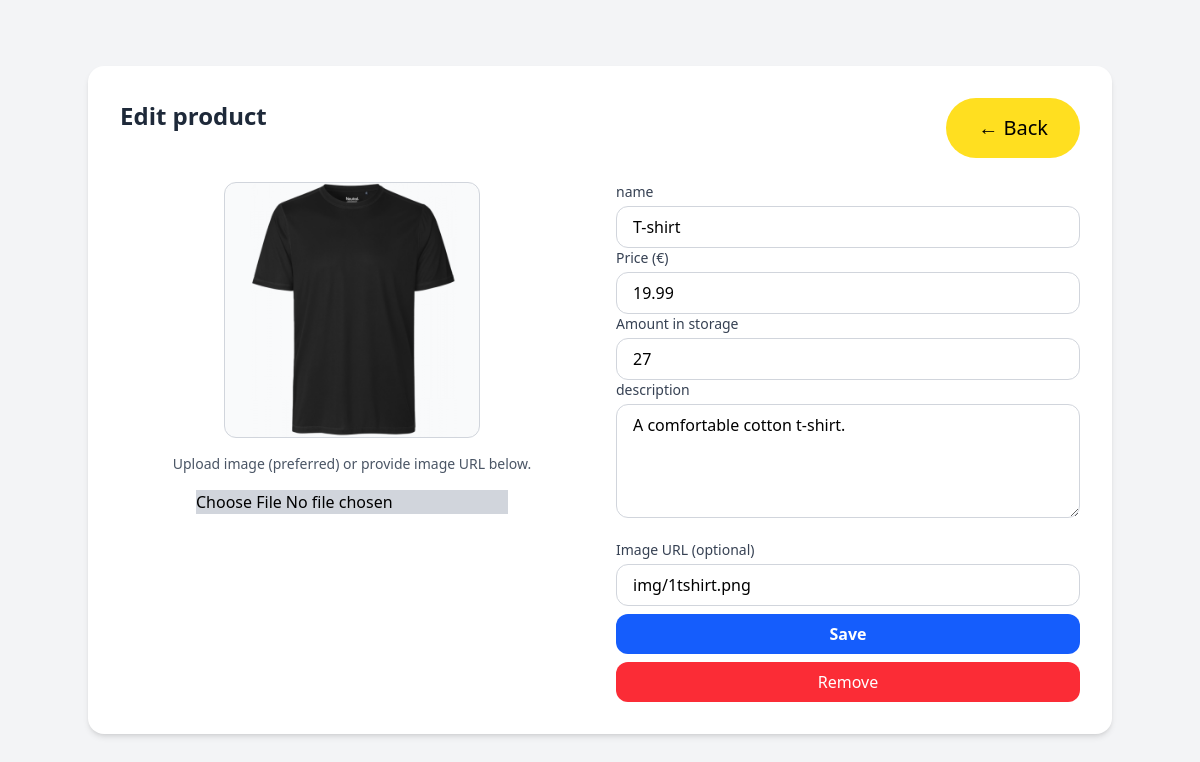
/editpage.php?id=1, run on the app's committed database.
### tables this page shows
CREATE TABLE `items` (
  `id` INT NOT NULL AUTO_INCREMENT PRIMARY KEY,
  `name` VARCHAR(255) NOT NULL,
  `price` DOUBLE NOT NULL,
  `description` TEXT,
  `image` VARCHAR(255),
  `quantity` INT NOT NULL DEFAULT 0
);

### includes/items.php (called while the page is built, shortened)
<?php
require_once "database/db.php";
function getItem($id)
{
    global $pdo;
    $stmt = $pdo->prepare("SELECT * FROM items WHERE id = ?");
    $stmt->execute([$id]);
    return $stmt->fetch(PDO::FETCH_ASSOC);
}

### editpage.php (the view, shortened to what this page needs)
<?php
require_once __DIR__ . "/includes/items.php";
$id = isset($_GET["id"]) ? (int) $_GET["id"] : null;
$item = null;
if ($id) {
    $item = getItem($id);
}
?>
<!DOCTYPE html>
<html lang="en">
    <head>
        <link rel="stylesheet" href="css/output.css" />
    </head>
    <body class="bg-gray-100 min-h-screen flex items-center justify-center p-6">
        <div class="bg-white rounded-2xl shadow-md w-full max-w-5xl p-8">
            <div class="flex items-center justify-between mb-6">
                <h1 id="title" class="text-2xl font-bold text-gray-800 mb-6"><?= $item
                    ? "Edit product"
                    : "Add a product" ?></h1>
                <a href="admin.php" class="py-4 px-8 text-xl items-center rounded-full bg-yellow-300">← Back</a>
            </div>
            <div class="grid grid-cols-1 md:grid-cols-2 gap-8">
                <div class="flex flex-col items-center">
                    <div class="w-64 h-64 border border-gray-300 rounded-xl overflow-hidden bg-gray-50 flex items-center justify-center">
                        <?php if ($item && $item["image"]): ?>
                            <img src="<?= htmlspecialchars($item["image"]) ?>" alt="<?= htmlspecialchars(
    $item["name"],
) ?>" class="object-cover w-full h-full">
                        <?php else: ?>
                            <span class="text-gray-400">No image</span>
                        <?php endif; ?>
                    </div>
                    <p class="text-sm text-gray-600 mt-4">Upload image (preferred) or provide image URL below.</p>
                    <form method="post" enctype="multipart/form-data" id="product-form">
                        <input type="file" name="image_file" accept="image/*" class="bg-gray-300 items-center mt-4" />
                </div>
                <div>
                        <div>
                            <label for="name" class="block text-sm font-medium text-gray-700 mb-1">name</label>
                            <input type="text" id="name" name="name" required value="<?= $item
                                ? htmlspecialchars($item["name"])
                                : "" ?>" class="w-full border border-gray-300 rounded-xl px-4 py-2" />
                        </div>
                        <div>
                            <label for="price" class="block text-sm font-medium text-gray-700 mb-1">Price (€)</label>
                            <input type="number" id="price" name="price" step="0.01" required value="<?= $item
                                ? htmlspecialchars($item["price"])
                                : "" ?>" class="w-full border border-gray-300 rounded-xl px-4 py-2" />
                        </div>
                        <div>
                            <label for="amount" class="block text-sm font-medium text-gray-700 mb-1">Amount in storage</label>
                            <input type="number" id="amount" name="amount" required value="<?= $item
                                ? (int) $item["quantity"]
                                : 0 ?>" class="w-full border border-gray-300 rounded-xl px-4 py-2" />
                        </div>
                        <div>
                            <label for="description" class="block text-sm font-medium text-gray-700 mb-1">description</label>
                            <textarea id="description" name="description" rows="4" class="w-full border border-gray-300 rounded-xl px-4 py-2"><?= $item
                                ? htmlspecialchars($item["description"])
                                : "" ?></textarea>
                        </div>
                        <div class="pt-4 space-y-2">
                            <label for="image_url" class="block text-sm font-medium text-gray-700 mb-1">Image URL (optional)</label>
                            <input type="text" id="image_url" name="image_url" value="<?= $item
                                ? htmlspecialchars($item["image"])
                                : "" ?>" class="w-full border border-gray-300 rounded-xl px-4 py-2" />
                            <button type="submit" class="w-full bg-blue-600 hover:bg-blue-700 text-white font-semibold py-2 px-4 rounded-xl">Save</button>
                        </div>
                        <?php if ($item): ?>
                            <form method="post" onsubmit="return confirm('Delete this product?');">
                                <button type="submit" name="delete" class="w-full mt-2 bg-red-500 hover:bg-red-600 text-white py-2 rounded-xl">Remove</button>
                            </form>
                        <?php endif; ?>
                </div>
            </div>
        </div>
    </body>
</html>

### data on the page
items: image (picture), name "T-shirt", price "19.99", amount "27", description "A comfortable cotton t-shirt.", image_url "img/1tshirt.png"
